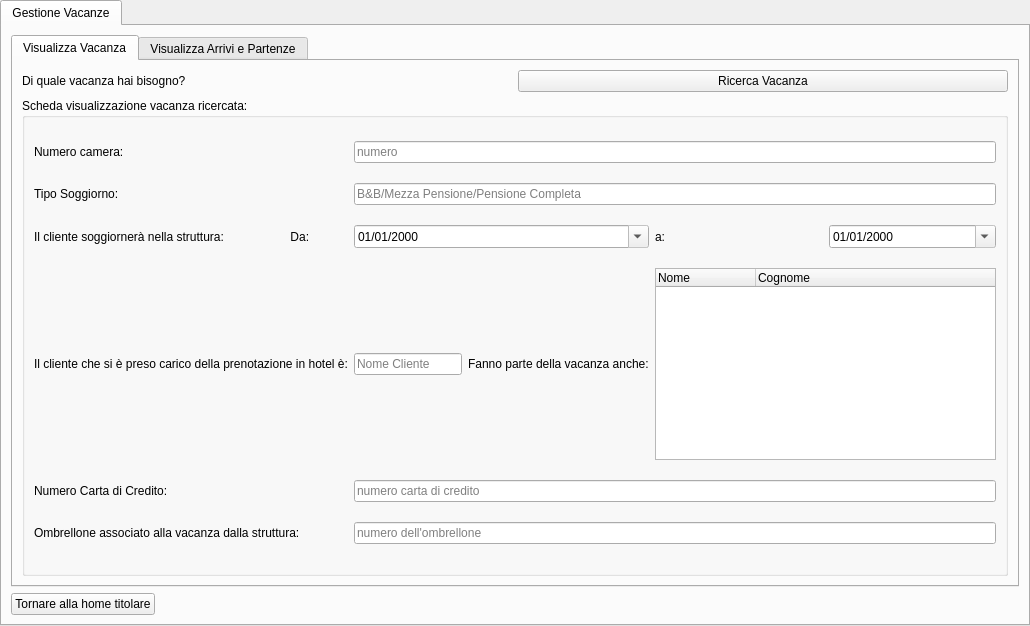
<?xml version="1.0" encoding="UTF-8"?>
<ui version="4.0">
 <class>tabGestireLaVacanza</class>
 <widget class="QTabWidget" name="tabGestireLaVacanza">
  <property name="geometry">
   <rect>
    <x>0</x>
    <y>0</y>
    <width>1030</width>
    <height>626</height>
   </rect>
  </property>
  <property name="windowTitle">
   <string>Struttura Alberghiera</string>
  </property>
  <widget class="QWidget" name="tabGestioneVacanze">
   <attribute name="title">
    <string>Gestione Vacanze</string>
   </attribute>
   <layout class="QGridLayout" name="gridLayout">
    <item row="3" column="0">
     <widget class="QPushButton" name="btnTornareHomeTitolare">
      <property name="text">
       <string>Tornare alla home titolare</string>
      </property>
     </widget>
    </item>
    <item row="3" column="1">
     <spacer name="horizontalSpacer_13">
      <property name="orientation">
       <enum>Qt::Horizontal</enum>
      </property>
      <property name="sizeHint" stdset="0">
       <size>
        <width>40</width>
        <height>20</height>
       </size>
      </property>
     </spacer>
    </item>
    <item row="2" column="0" colspan="2">
     <widget class="QTabWidget" name="tabHomeGestioneVacanzeTitolare">
      <property name="currentIndex">
       <number>0</number>
      </property>
      <widget class="QWidget" name="tab">
       <attribute name="title">
        <string>Visualizza Vacanza</string>
       </attribute>
       <layout class="QGridLayout" name="gridLayout_8">
        <item row="1" column="0" colspan="2">
         <widget class="QGroupBox" name="groupboxSchedaVisualizzazioneVacanza">
          <property name="title">
           <string>Scheda visualizzazione vacanza ricercata:</string>
          </property>
          <layout class="QGridLayout" name="gridLayout_9">
           <item row="1" column="0">
            <widget class="QLabel" name="labelTipoSoggiorno">
             <property name="text">
              <string>Tipo Soggiorno:</string>
             </property>
            </widget>
           </item>
           <item row="0" column="0">
            <widget class="QLabel" name="labelNumeroCamera">
             <property name="text">
              <string>Numero camera:</string>
             </property>
            </widget>
           </item>
           <item row="2" column="3">
            <widget class="QLabel" name="labelDataFineSoggiorno">
             <property name="text">
              <string>a:</string>
             </property>
            </widget>
           </item>
           <item row="3" column="0">
            <widget class="QLabel" name="labelClientePrenotazione">
             <property name="sizePolicy">
              <sizepolicy hsizetype="Preferred" vsizetype="Maximum">
               <horstretch>0</horstretch>
               <verstretch>0</verstretch>
              </sizepolicy>
             </property>
             <property name="text">
              <string>Il cliente che si è preso carico della prenotazione in hotel è:</string>
             </property>
            </widget>
           </item>
           <item row="4" column="1" colspan="4">
            <widget class="QLineEdit" name="lineeditNumeroCartaDiCredito">
             <property name="text">
              <string/>
             </property>
             <property name="readOnly">
              <bool>true</bool>
             </property>
             <property name="placeholderText">
              <string>numero carta di credito</string>
             </property>
            </widget>
           </item>
           <item row="3" column="3" colspan="2">
            <widget class="QTreeWidget" name="treewidgetPerClientiInPiu">
             <property name="sizePolicy">
              <sizepolicy hsizetype="Expanding" vsizetype="Maximum">
               <horstretch>0</horstretch>
               <verstretch>0</verstretch>
              </sizepolicy>
             </property>
             <property name="selectionMode">
              <enum>QAbstractItemView::NoSelection</enum>
             </property>
             <column>
              <property name="text">
               <string>Nome</string>
              </property>
             </column>
             <column>
              <property name="text">
               <string>Cognome</string>
              </property>
             </column>
            </widget>
           </item>
           <item row="4" column="0">
            <widget class="QLabel" name="labelCartaDiCredito">
             <property name="text">
              <string>Numero Carta di Credito:</string>
             </property>
            </widget>
           </item>
           <item row="2" column="0">
            <widget class="QLabel" name="labelDataInizioSoggiorno">
             <property name="text">
              <string>Il cliente soggiornerà nella struttura:                    Da:</string>
             </property>
            </widget>
           </item>
           <item row="3" column="2">
            <widget class="QLabel" name="labelClientiInPiu">
             <property name="sizePolicy">
              <sizepolicy hsizetype="Preferred" vsizetype="Maximum">
               <horstretch>0</horstretch>
               <verstretch>0</verstretch>
              </sizepolicy>
             </property>
             <property name="text">
              <string>Fanno parte della vacanza anche:</string>
             </property>
            </widget>
           </item>
           <item row="2" column="4">
            <widget class="QDateEdit" name="dateeditDataFineSoggiorno">
             <property name="readOnly">
              <bool>true</bool>
             </property>
             <property name="displayFormat">
              <string>dd/MM/yyyy</string>
             </property>
             <property name="calendarPopup">
              <bool>true</bool>
             </property>
            </widget>
           </item>
           <item row="0" column="1" colspan="4">
            <widget class="QLineEdit" name="lineeditNumeroCamera">
             <property name="text">
              <string/>
             </property>
             <property name="readOnly">
              <bool>true</bool>
             </property>
             <property name="placeholderText">
              <string>numero</string>
             </property>
            </widget>
           </item>
           <item row="1" column="1" colspan="4">
            <widget class="QLineEdit" name="lineeditTipoSoggiorno">
             <property name="text">
              <string/>
             </property>
             <property name="readOnly">
              <bool>true</bool>
             </property>
             <property name="placeholderText">
              <string>B&amp;B/Mezza Pensione/Pensione Completa</string>
             </property>
            </widget>
           </item>
           <item row="5" column="0">
            <widget class="QLabel" name="labelOmbrelloneAssociatoAllaVacanza">
             <property name="text">
              <string>Ombrellone associato alla vacanza dalla struttura:</string>
             </property>
            </widget>
           </item>
           <item row="2" column="1" colspan="2">
            <widget class="QDateEdit" name="dateeditDataInizioSoggiorno">
             <property name="readOnly">
              <bool>true</bool>
             </property>
             <property name="displayFormat">
              <string>dd/MM/yyyy</string>
             </property>
             <property name="calendarPopup">
              <bool>true</bool>
             </property>
            </widget>
           </item>
           <item row="5" column="1" colspan="4">
            <widget class="QLineEdit" name="lineeditNumeroOmbrelloneAssociatoAllaVacanza">
             <property name="text">
              <string/>
             </property>
             <property name="readOnly">
              <bool>true</bool>
             </property>
             <property name="placeholderText">
              <string>numero dell'ombrellone</string>
             </property>
            </widget>
           </item>
           <item row="3" column="1">
            <widget class="QLineEdit" name="lineeditNomeClientePrenotazione">
             <property name="sizePolicy">
              <sizepolicy hsizetype="Maximum" vsizetype="Fixed">
               <horstretch>0</horstretch>
               <verstretch>0</verstretch>
              </sizepolicy>
             </property>
             <property name="text">
              <string/>
             </property>
             <property name="placeholderText">
              <string>Nome Cliente</string>
             </property>
            </widget>
           </item>
          </layout>
         </widget>
        </item>
        <item row="0" column="1">
         <widget class="QPushButton" name="btnRicercaVacanza">
          <property name="text">
           <string>Ricerca Vacanza</string>
          </property>
         </widget>
        </item>
        <item row="0" column="0">
         <widget class="QLabel" name="labelQualeVacanzaDaRicercare">
          <property name="text">
           <string>Di quale vacanza hai bisogno?</string>
          </property>
         </widget>
        </item>
       </layout>
      </widget>
      <widget class="QWidget" name="tab_2">
       <attribute name="title">
        <string>Visualizza Arrivi e Partenze</string>
       </attribute>
       <layout class="QGridLayout" name="gridLayout_10">
        <item row="0" column="0">
         <widget class="QGroupBox" name="groupboxArriviInHotel">
          <property name="title">
           <string>Scheda Arrivi:</string>
          </property>
          <layout class="QGridLayout" name="gridLayout_11">
           <item row="0" column="0">
            <widget class="QTreeWidget" name="treewidgetArriviInHotel">
             <property name="selectionMode">
              <enum>QAbstractItemView::NoSelection</enum>
             </property>
             <property name="selectionBehavior">
              <enum>QAbstractItemView::SelectItems</enum>
             </property>
             <column>
              <property name="text">
               <string>Camera n:</string>
              </property>
             </column>
             <column>
              <property name="text">
               <string>Tipo soggiorno</string>
              </property>
             </column>
             <column>
              <property name="text">
               <string>Data Inzio Soggiorno</string>
              </property>
             </column>
             <column>
              <property name="text">
               <string>Data Fine Soggiorno</string>
              </property>
             </column>
             <column>
              <property name="text">
               <string>Cliente</string>
              </property>
             </column>
             <column>
              <property name="text">
               <string>Numero carta credito</string>
              </property>
             </column>
             <item>
              <property name="text">
               <string>1</string>
              </property>
              <property name="text">
               <string>B&amp;B/..</string>
              </property>
              <property name="text">
               <string>gg/mm/aa</string>
              </property>
              <property name="text">
               <string>gg/mm/aa</string>
              </property>
              <property name="text">
               <string>Mario rossi</string>
              </property>
              <property name="text">
               <string>22639816</string>
              </property>
              <property name="flags">
               <set>ItemIsDragEnabled|ItemIsDropEnabled|ItemIsUserCheckable|ItemIsEnabled</set>
              </property>
             </item>
             <item>
              <property name="text">
               <string/>
              </property>
              <property name="text">
               <string/>
              </property>
              <property name="text">
               <string/>
              </property>
              <property name="text">
               <string/>
              </property>
              <property name="text">
               <string/>
              </property>
              <property name="text">
               <string/>
              </property>
             </item>
            </widget>
           </item>
          </layout>
         </widget>
        </item>
        <item row="1" column="0">
         <widget class="QGroupBox" name="groupboxPartenzeDallHotel">
          <property name="title">
           <string>Scheda Partenze:</string>
          </property>
          <layout class="QGridLayout" name="gridLayout_12">
           <item row="0" column="0">
            <widget class="QTreeWidget" name="treewidgetPartenzeDallHotel">
             <property name="selectionMode">
              <enum>QAbstractItemView::NoSelection</enum>
             </property>
             <property name="selectionBehavior">
              <enum>QAbstractItemView::SelectItems</enum>
             </property>
             <column>
              <property name="text">
               <string>Camera n:</string>
              </property>
             </column>
             <column>
              <property name="text">
               <string>Tipo soggiorno</string>
              </property>
             </column>
             <column>
              <property name="text">
               <string>Data Inzio Soggiorno</string>
              </property>
             </column>
             <column>
              <property name="text">
               <string>Data Fine Soggiorno</string>
              </property>
             </column>
             <column>
              <property name="text">
               <string>Cliente</string>
              </property>
             </column>
             <column>
              <property name="text">
               <string>Numero carta credito</string>
              </property>
             </column>
             <column>
              <property name="text">
               <string>Ombrellone</string>
              </property>
             </column>
             <item>
              <property name="text">
               <string>1</string>
              </property>
              <property name="text">
               <string>B&amp;B/..</string>
              </property>
              <property name="text">
               <string>gg/mm/aa</string>
              </property>
              <property name="text">
               <string>gg/mm/aa</string>
              </property>
              <property name="text">
               <string>Mario rossi</string>
              </property>
              <property name="text">
               <string>22639816</string>
              </property>
              <property name="text">
               <string>1</string>
              </property>
              <property name="flags">
               <set>ItemIsDragEnabled|ItemIsDropEnabled|ItemIsUserCheckable|ItemIsEnabled</set>
              </property>
             </item>
             <item>
              <property name="text">
               <string/>
              </property>
              <property name="text">
               <string/>
              </property>
              <property name="text">
               <string/>
              </property>
              <property name="text">
               <string/>
              </property>
              <property name="text">
               <string/>
              </property>
              <property name="text">
               <string/>
              </property>
              <property name="text">
               <string/>
              </property>
             </item>
            </widget>
           </item>
          </layout>
         </widget>
        </item>
       </layout>
      </widget>
     </widget>
    </item>
   </layout>
  </widget>
 </widget>
 <resources/>
 <connections/>
</ui>
